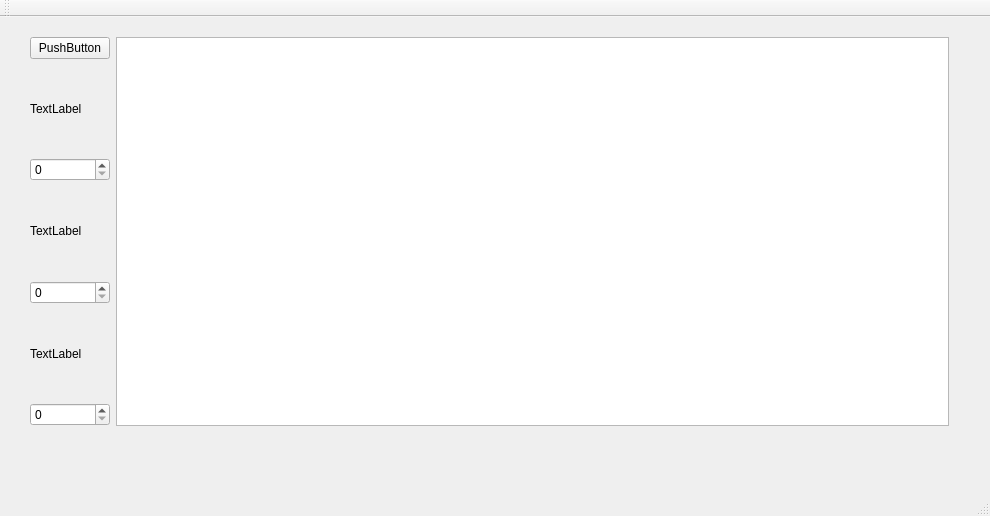
<?xml version="1.0" encoding="UTF-8"?>
<ui version="4.0">
 <class>MainWindow</class>
 <widget class="QMainWindow" name="MainWindow">
  <property name="geometry">
   <rect>
    <x>0</x>
    <y>0</y>
    <width>990</width>
    <height>516</height>
   </rect>
  </property>
  <property name="windowTitle">
   <string>MainWindow</string>
  </property>
  <widget class="QWidget" name="centralWidget">
   <widget class="QWidget" name="horizontalLayoutWidget">
    <property name="geometry">
     <rect>
      <x>19</x>
      <y>9</y>
      <width>941</width>
      <height>411</height>
     </rect>
    </property>
    <layout class="QHBoxLayout" name="horizontalLayout">
     <item>
      <layout class="QGridLayout" name="gridLayout">
       <item row="1" column="0">
        <widget class="QLabel" name="label">
         <property name="text">
          <string>TextLabel</string>
         </property>
        </widget>
       </item>
       <item row="3" column="0">
        <widget class="QLabel" name="label_2">
         <property name="text">
          <string>TextLabel</string>
         </property>
        </widget>
       </item>
       <item row="5" column="0">
        <widget class="QLabel" name="label_3">
         <property name="text">
          <string>TextLabel</string>
         </property>
        </widget>
       </item>
       <item row="2" column="0">
        <widget class="QSpinBox" name="spinBox"/>
       </item>
       <item row="7" column="0">
        <widget class="QSpinBox" name="spinBox_2"/>
       </item>
       <item row="0" column="0">
        <widget class="QPushButton" name="pushButton">
         <property name="text">
          <string>PushButton</string>
         </property>
        </widget>
       </item>
       <item row="4" column="0">
        <widget class="QSpinBox" name="spinBox_3"/>
       </item>
      </layout>
     </item>
     <item>
      <widget class="QGraphicsView" name="graphicsView"/>
     </item>
    </layout>
   </widget>
  </widget>
  <widget class="QMenuBar" name="menuBar">
   <property name="geometry">
    <rect>
     <x>0</x>
     <y>0</y>
     <width>990</width>
     <height>30</height>
    </rect>
   </property>
  </widget>
  <widget class="QToolBar" name="mainToolBar">
   <attribute name="toolBarArea">
    <enum>TopToolBarArea</enum>
   </attribute>
   <attribute name="toolBarBreak">
    <bool>false</bool>
   </attribute>
  </widget>
  <widget class="QStatusBar" name="statusBar"/>
 </widget>
 <layoutdefault spacing="6" margin="11"/>
 <resources/>
 <connections/>
</ui>
